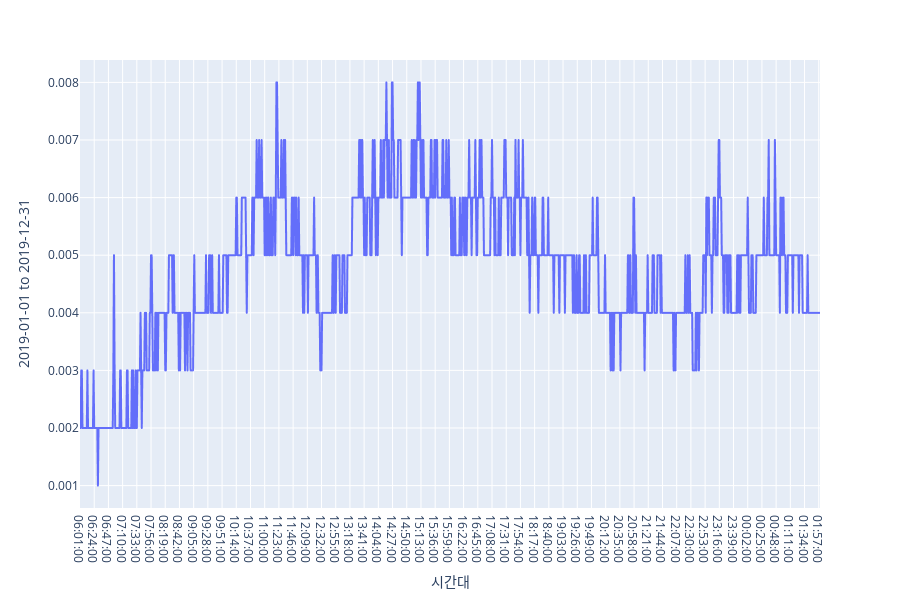

The notebook cell this image was saved under:
### Markdown cell above
# 시청률 데이터

### Code cell
#시청률 데이터 로드하기
view = pd.read_excel("./01_제공데이터/2020 빅콘테스트 데이터분석분야-챔피언리그_시청률 데이터.xlsx")
view.columns = view.iloc[0]
view = view[1:].reset_index(drop = True)
view = view[241:-1]
view["시간대"] = view["시간대"].apply(lambda x: datetime.strptime(x, "%H:%M").time())


#매 분별 일년간의 평균 시청률을 그려보기(연평균 분별 시청률 추세)
import plotly.express as px
fig = px.line(view[["시간대","2019-01-01 to 2019-12-31"]], x = "시간대", y = "2019-01-01 to 2019-12-31")
fig.show()

### Figure 1 — Plotly figure (JSON) as saved in the notebook; plotly's stock layout.template omitted (floating-point values rounded to 4 significant figures; data arrays with more than 128 entries replaced by an {"elided": "..."} marker saying what was removed)
{"data": [{"hoverlabel": {"namelength": 0}, "hovertemplate": "시간대=%{x}<br>2019-01-01 to 2019-12-31=%{y}", "legendgroup": "", "line": {"color": "#636efa", "dash": "solid"}, "mode": "lines", "name": "", "showlegend": false, "type": "scattergl", "x": {"elided": "1199 str values"}, "xaxis": "x", "y": {"elided": "1199 float values"}, "yaxis": "y"}], "layout": {"height": 600, "legend": {"tracegroupgap": 0}, "margin": {"t": 60}, "xaxis": {"anchor": "y", "domain": [0, 1], "title": {"text": "시간대"}}, "yaxis": {"anchor": "x", "domain": [0, 1], "title": {"text": "2019-01-01 to 2019-12-31"}}}}
